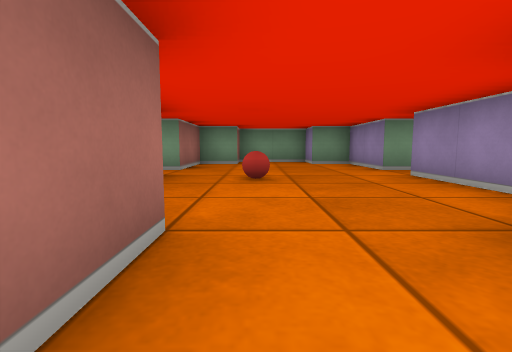
[1] (above)

24 first-person views from a walk through a cub3D level. The camera is about half as high as the walls, tilts 6° down and sees 85° across. The floor is counted in squares. Each view is taken from the middle of a square. On the plan, view 1 faces up. The plan holds only what a view shows up to about 9 squares ahead; the rest is blank.

[2]
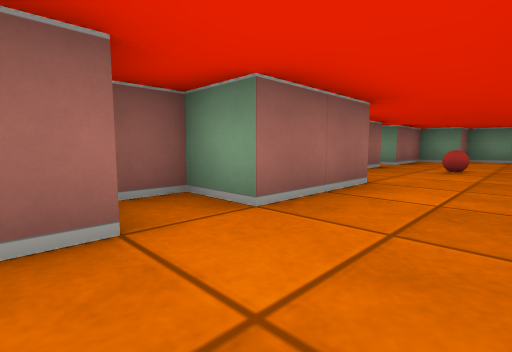

[3]
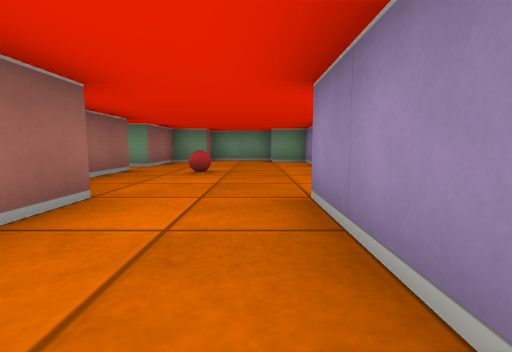

[4]
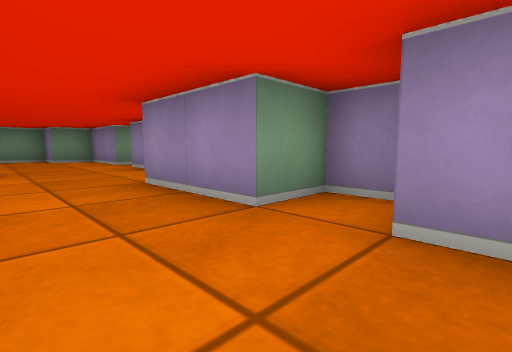

[5]
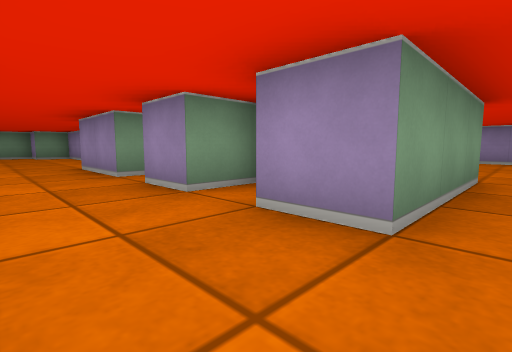

[6]
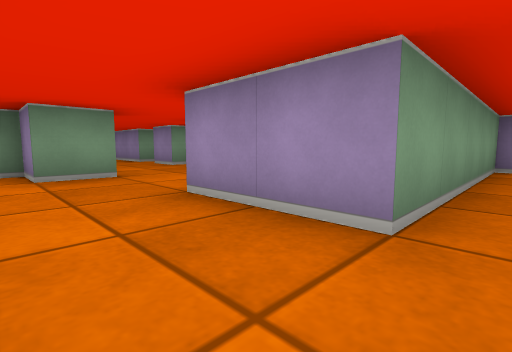

[7]
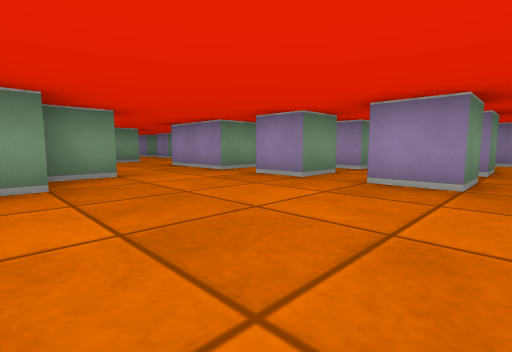

[8]
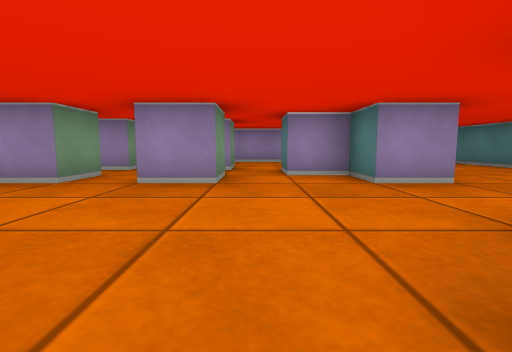

[9]
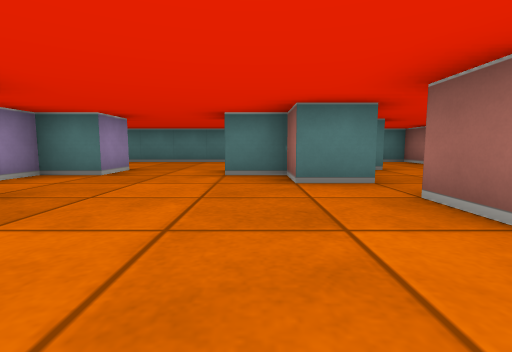

[10]
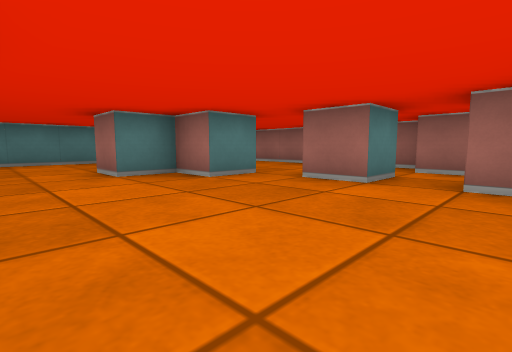

[11]
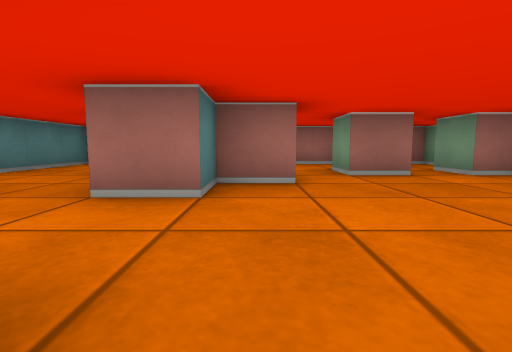

[12]
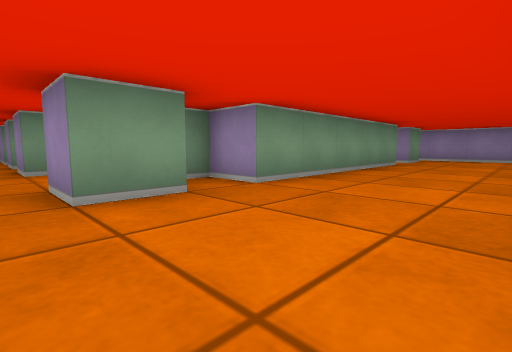

[13]
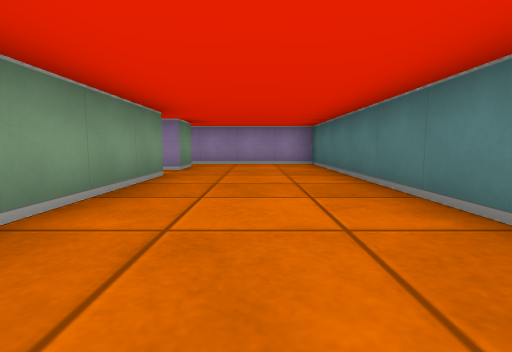

[14]
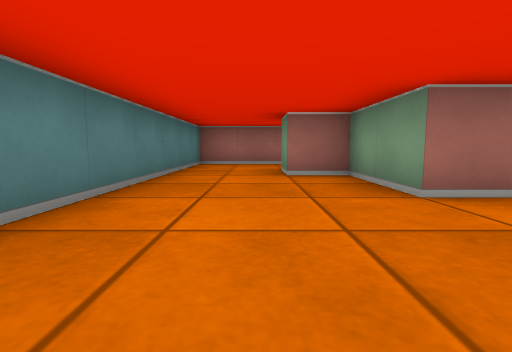

[15]
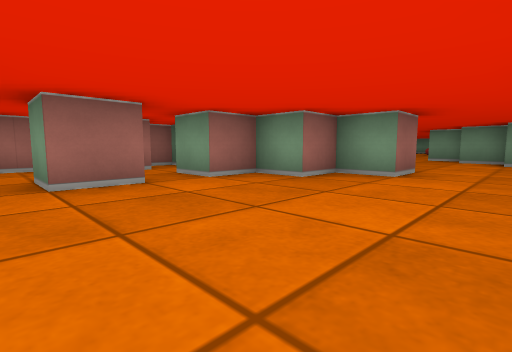

[16]
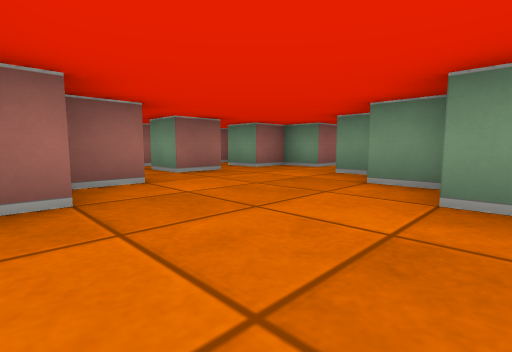

[17]
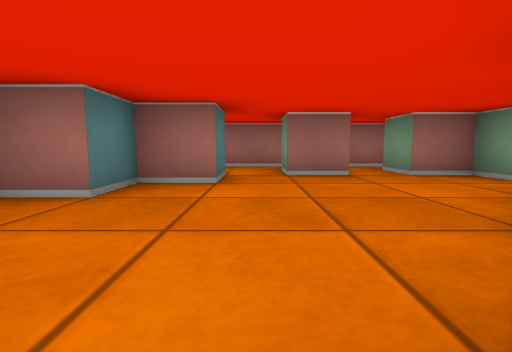

[18]
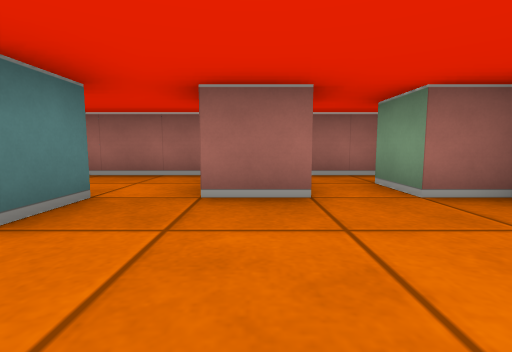

[19]
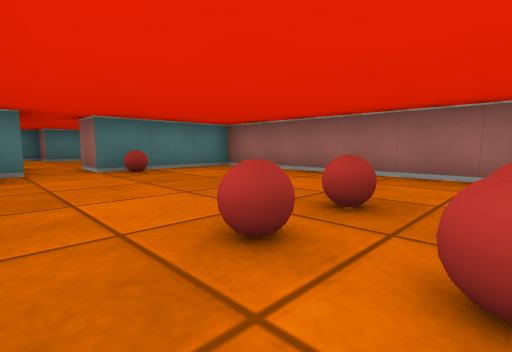

[20]
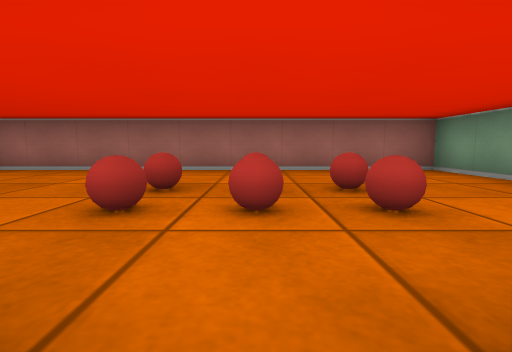

[21]
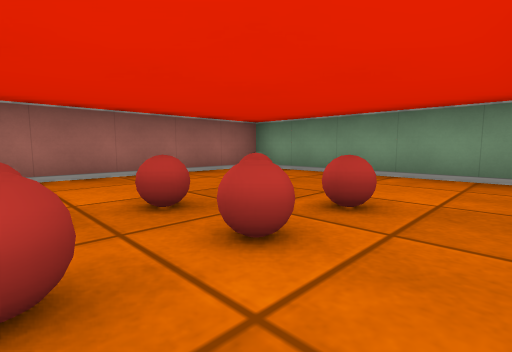

[22]
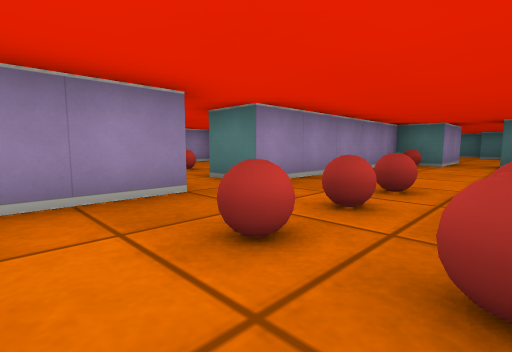

[23]
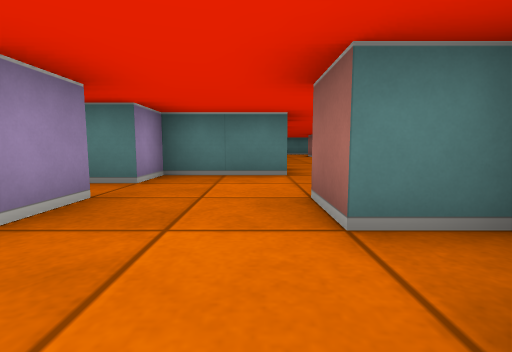

[24]
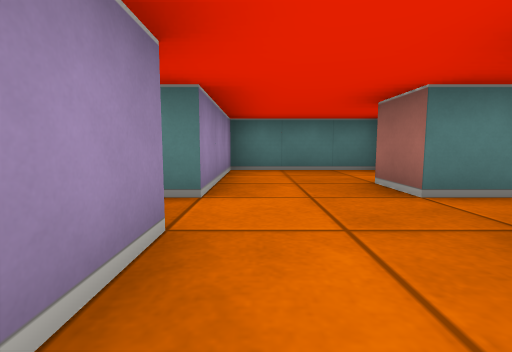

### Floor plan
Key: @ floor where view 1 was taken; # wall or solid block; . floor; B ball.
Columns run from 8 left of view 1 to 10 right of it. Each row starts with its distance up from view 1.
  9 ###########
  8 #.....##..##
  7 #.....#....#
  6 #..BB.#....#
  5 #..BB.......
  4 #..BB.#.B..#
  3 #.....#....#
  2 #.....#....#
  1 #.....##..##
  0 #..B.B##@.##
 -1 ####.##....#
 -2 #.#..###..##
 -3 #.....#....#
 -4 #.#...##..###.....#
 -5 #.................#
 -6 #..#......#
 -7 #. ##...###
 -8 #   ##..######
 -9 ## ##........#
-10 #..#....#.#..#
-11 ##............
-12 #..#....#.#..#
-13 #............#
-14 #...#....#...#
-15 #..###..######### #
-16 #..#..............#
-17 #.................#
-18 #.................#
-19 ###################

Where each view was taken, in squares from view 1:
view 1: 0 up, 0 right, facing up
view 2: 2 down, 1 right, facing up-left
view 3: 1 down, 1 right, facing up
view 4: 2 down, 0 right, facing up-right
view 5: 5 down, 0 right, facing up-right
view 6: 9 down, 2 left, facing up-right
view 7: 13 down, 4 left, facing up-right
view 8: 13 down, 4 left, facing right
view 9: 10 down, 3 left, facing down
view 10: 10 down, 1 left, facing down-left
view 11: 14 down, 0 right, facing left
view 12: 18 down, 1 left, facing up-right
view 13: 17 down, 2 right, facing right
view 14: 17 down, 0 right, facing left
view 15: 13 down, 1 left, facing up-left
view 16: 7 down, 1 left, facing up-left
view 17: 5 down, 1 left, facing left
view 18: 4 down, 3 left, facing left
view 19: 5 up, 3 left, facing down-left
view 20: 5 up, 2 left, facing left
view 21: 4 up, 3 left, facing up-left
view 22: 7 up, 5 left, facing down-right
view 23: 2 down, 0 right, facing down
view 24: 9 down, 4 right, facing down
